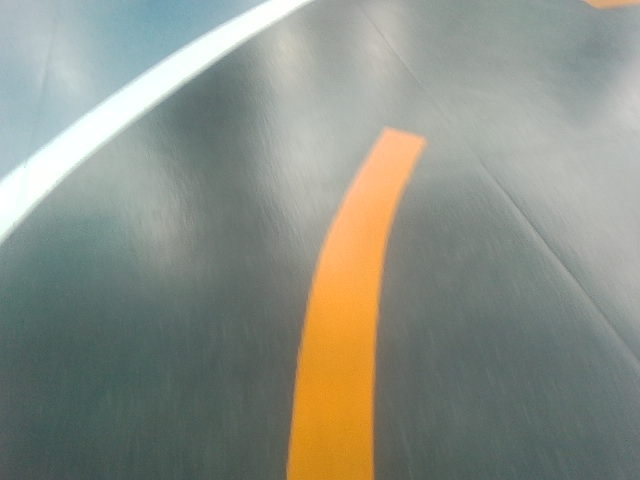
#> input picture take_photo/photo_0192.jpg, 640 x 480 px, found by its file name
$ python check_Laplacian.py   (older library calls are emulated)
#> lines starting #> are read from the running program, lines starting #| are printed output that depends on the picture
import cv2

def calculate_sharpness(image_path):
    """Laplacian을 사용해 이미지 선명도 계산"""
    image = cv2.imread(image_path, cv2.IMREAD_GRAYSCALE)
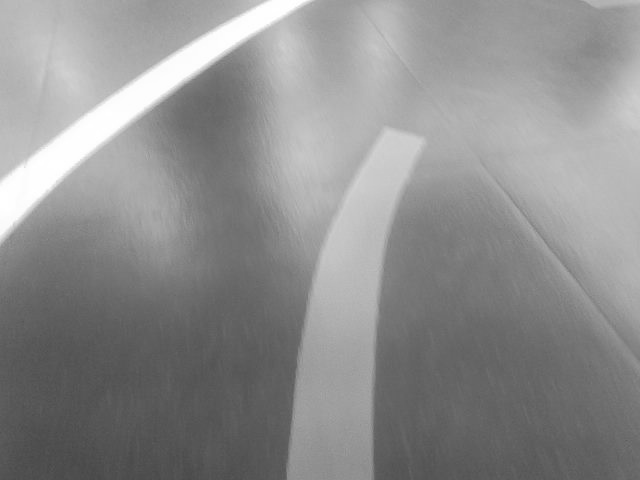
#> image: shape (480, 640); min 71, max 255, mean 141.8
    if image is None:
        return None
    laplacian = cv2.Laplacian(image, cv2.CV_64F)
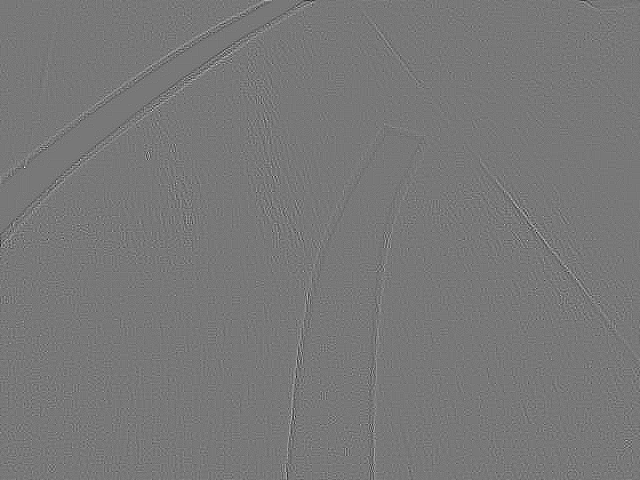
#> laplacian: shape (480, 640) float64; min -61, max 68, mean 0; drawn with min black and max white
    variance = laplacian.var()
#> variance = 14.04
    return variance

# 흐린 사진의 Laplacian 값 측정
image_path = "C:\\Users\\USER\\Desktop\\DGK\\mygithub\\Capstone_Design\\1213\\deleted_image\\photo_0192.jpg"  # 흐린 사진의 경로 입력
sharpness = calculate_sharpness(image_path)
#> sharpness = 14.04

if sharpness is not None:
    print(f"흐린 사진의 Laplacian 선명도 값: {sharpness:.2f}")
#| 흐린 사진의 Laplacian 선명도 값: 14.04
else:
    print("이미지를 불러올 수 없습니다.")

$ run again, with take_photo/photo_0104.jpg copied over take_photo/photo_0192.jpg
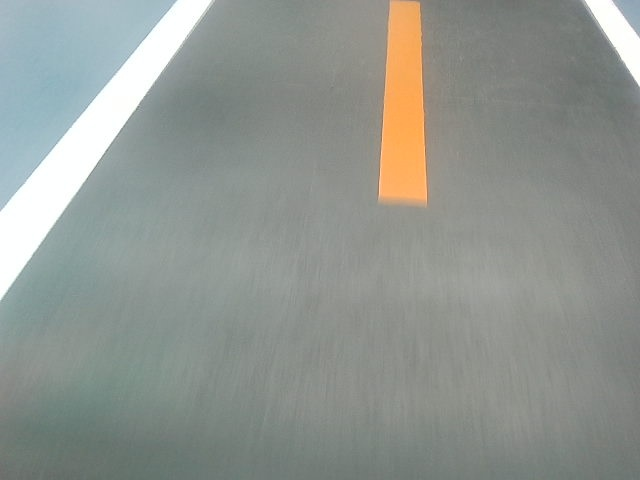
#> input picture take_photo/photo_0104.jpg, 640 x 480 px, found by its file name
#> in calculate_sharpness, `image = cv2.imread(image_path, cv2.IMREAD_GRAYSCALE)`:
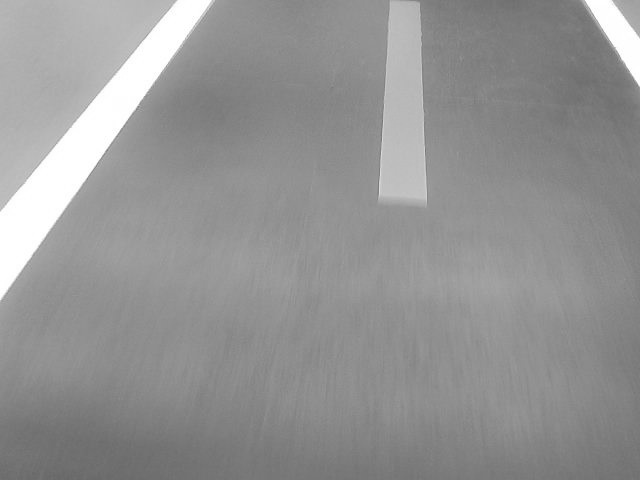
#> image: shape (480, 640); min 103, max 255, mean 147.8
#> variance = 50.45
#| 흐린 사진의 Laplacian 선명도 값: 50.45

$ run again, with take_photo/photo_0106.jpg copied over take_photo/photo_0192.jpg
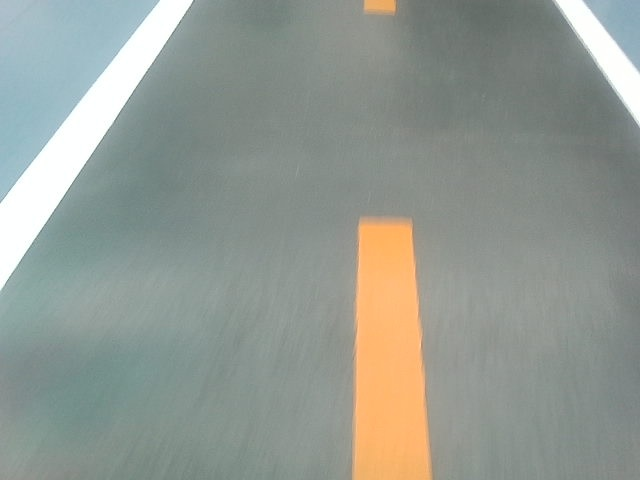
#> input picture take_photo/photo_0106.jpg, 640 x 480 px, found by its file name
#> in calculate_sharpness, `image = cv2.imread(image_path, cv2.IMREAD_GRAYSCALE)`:
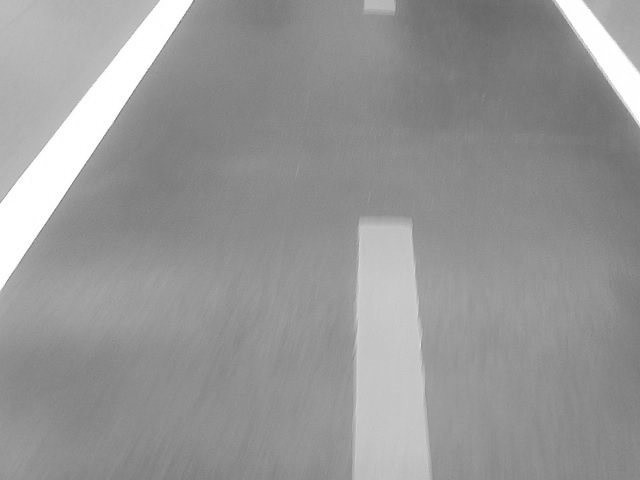
#> image: shape (480, 640); min 103, max 255, mean 150.9
#> in calculate_sharpness, `laplacian = cv2.Laplacian(image, cv2.CV_64F)`:
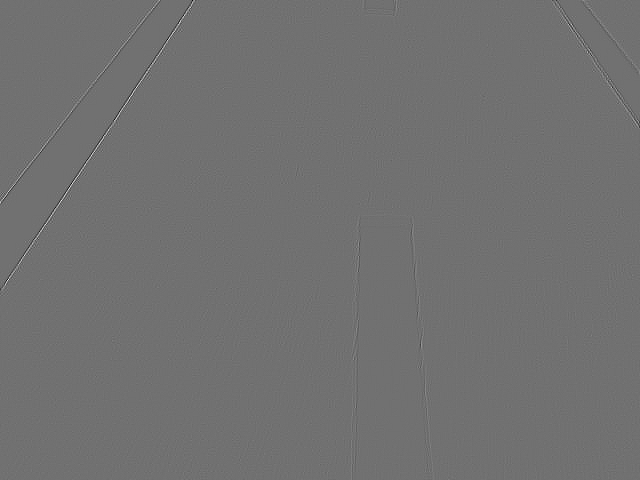
#> laplacian: shape (480, 640) float64; min -211, max 264, mean 0; drawn with min black and max white
#> variance = 57.61
#| 흐린 사진의 Laplacian 선명도 값: 57.61

$ run again, with take_photo/photo_0107.jpg copied over take_photo/photo_0192.jpg
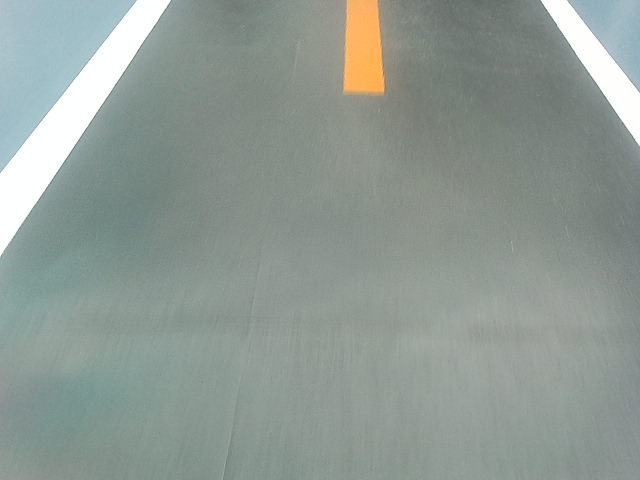
#> input picture take_photo/photo_0107.jpg, 640 x 480 px, found by its file name
#> in calculate_sharpness, `image = cv2.imread(image_path, cv2.IMREAD_GRAYSCALE)`:
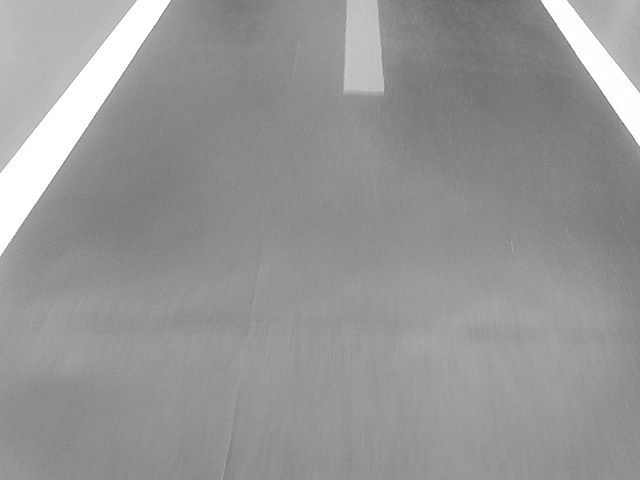
#> image: shape (480, 640); min 101, max 255, mean 150.3
#> variance = 94.86
#| 흐린 사진의 Laplacian 선명도 값: 94.86
